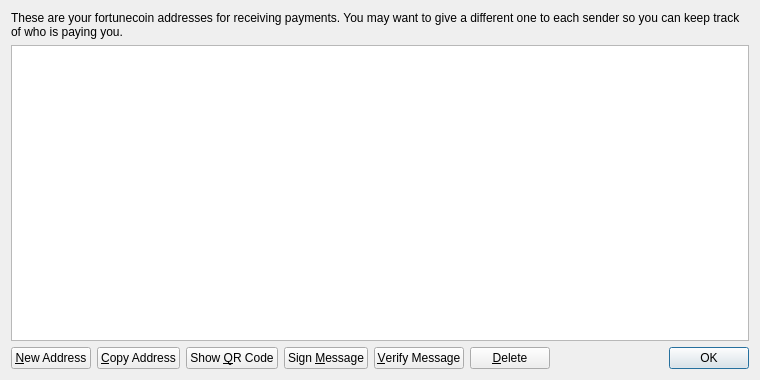
<?xml version="1.0" encoding="UTF-8"?>
<ui version="4.0">
 <class>AddressBookPage</class>
 <widget class="QWidget" name="AddressBookPage">
  <property name="geometry">
   <rect>
    <x>0</x>
    <y>0</y>
    <width>760</width>
    <height>380</height>
   </rect>
  </property>
  <property name="windowTitle">
   <string>Address Book</string>
  </property>
  <layout class="QVBoxLayout" name="verticalLayout">
   <item>
    <widget class="QLabel" name="labelExplanation">
     <property name="text">
      <string>These are your fortunecoin addresses for receiving payments. You may want to give a different one to each sender so you can keep track of who is paying you.</string>
     </property>
     <property name="textFormat">
      <enum>Qt::PlainText</enum>
     </property>
     <property name="wordWrap">
      <bool>true</bool>
     </property>
    </widget>
   </item>
   <item>
    <widget class="QTableView" name="tableView">
     <property name="contextMenuPolicy">
      <enum>Qt::CustomContextMenu</enum>
     </property>
     <property name="toolTip">
      <string>Double-click to edit address or label</string>
     </property>
     <property name="tabKeyNavigation">
      <bool>false</bool>
     </property>
     <property name="alternatingRowColors">
      <bool>true</bool>
     </property>
     <property name="selectionMode">
      <enum>QAbstractItemView::SingleSelection</enum>
     </property>
     <property name="selectionBehavior">
      <enum>QAbstractItemView::SelectRows</enum>
     </property>
     <property name="sortingEnabled">
      <bool>true</bool>
     </property>
     <attribute name="verticalHeaderVisible">
      <bool>false</bool>
     </attribute>
    </widget>
   </item>
   <item>
    <layout class="QHBoxLayout" name="horizontalLayout">
     <item>
      <widget class="QPushButton" name="newAddressButton">
       <property name="toolTip">
        <string>Create a new address</string>
       </property>
       <property name="text">
        <string>&amp;New Address</string>
       </property>
       <property name="icon">
        <iconset resource="../bitcoin.qrc">
         <normaloff>:/icons/add</normaloff>:/icons/add</iconset>
       </property>
      </widget>
     </item>
     <item>
      <widget class="QPushButton" name="copyToClipboard">
       <property name="toolTip">
        <string>Copy the currently selected address to the system clipboard</string>
       </property>
       <property name="text">
        <string>&amp;Copy Address</string>
       </property>
       <property name="icon">
        <iconset resource="../bitcoin.qrc">
         <normaloff>:/icons/editcopy</normaloff>:/icons/editcopy</iconset>
       </property>
      </widget>
     </item>
     <item>
      <widget class="QPushButton" name="showQRCode">
       <property name="text">
        <string>Show &amp;QR Code</string>
       </property>
       <property name="icon">
        <iconset resource="../bitcoin.qrc">
         <normaloff>:/icons/qrcode</normaloff>:/icons/qrcode</iconset>
       </property>
      </widget>
     </item>
     <item>
      <widget class="QPushButton" name="signMessage">
       <property name="toolTip">
        <string>Sign a message to prove you own a fortunecoin address</string>
       </property>
       <property name="text">
        <string>Sign &amp;Message</string>
       </property>
       <property name="icon">
        <iconset resource="../bitcoin.qrc">
         <normaloff>:/icons/edit</normaloff>:/icons/edit</iconset>
       </property>
      </widget>
     </item>
     <item>
      <widget class="QPushButton" name="verifyMessage">
       <property name="toolTip">
        <string>Verify a message to ensure it was signed with a specified fortunecoin address</string>
       </property>
       <property name="text">
        <string>&amp;Verify Message</string>
       </property>
       <property name="icon">
        <iconset resource="../bitcoin.qrc">
         <normaloff>:/icons/transaction_0</normaloff>:/icons/transaction_0</iconset>
       </property>
      </widget>
     </item>
     <item>
      <widget class="QPushButton" name="deleteButton">
       <property name="toolTip">
        <string>Delete the currently selected address from the list</string>
       </property>
       <property name="text">
        <string>&amp;Delete</string>
       </property>
       <property name="icon">
        <iconset resource="../bitcoin.qrc">
         <normaloff>:/icons/remove</normaloff>:/icons/remove</iconset>
       </property>
      </widget>
     </item>
     <item>
      <spacer name="horizontalSpacer">
       <property name="orientation">
        <enum>Qt::Horizontal</enum>
       </property>
       <property name="sizeHint" stdset="0">
        <size>
         <width>40</width>
         <height>20</height>
        </size>
       </property>
      </spacer>
     </item>
     <item>
      <widget class="QDialogButtonBox" name="buttonBox">
       <property name="sizePolicy">
        <sizepolicy hsizetype="Maximum" vsizetype="Fixed">
         <horstretch>0</horstretch>
         <verstretch>0</verstretch>
        </sizepolicy>
       </property>
       <property name="standardButtons">
        <set>QDialogButtonBox::Ok</set>
       </property>
      </widget>
     </item>
    </layout>
   </item>
  </layout>
 </widget>
 <resources>
  <include location="../bitcoin.qrc"/>
 </resources>
 <connections/>
</ui>
